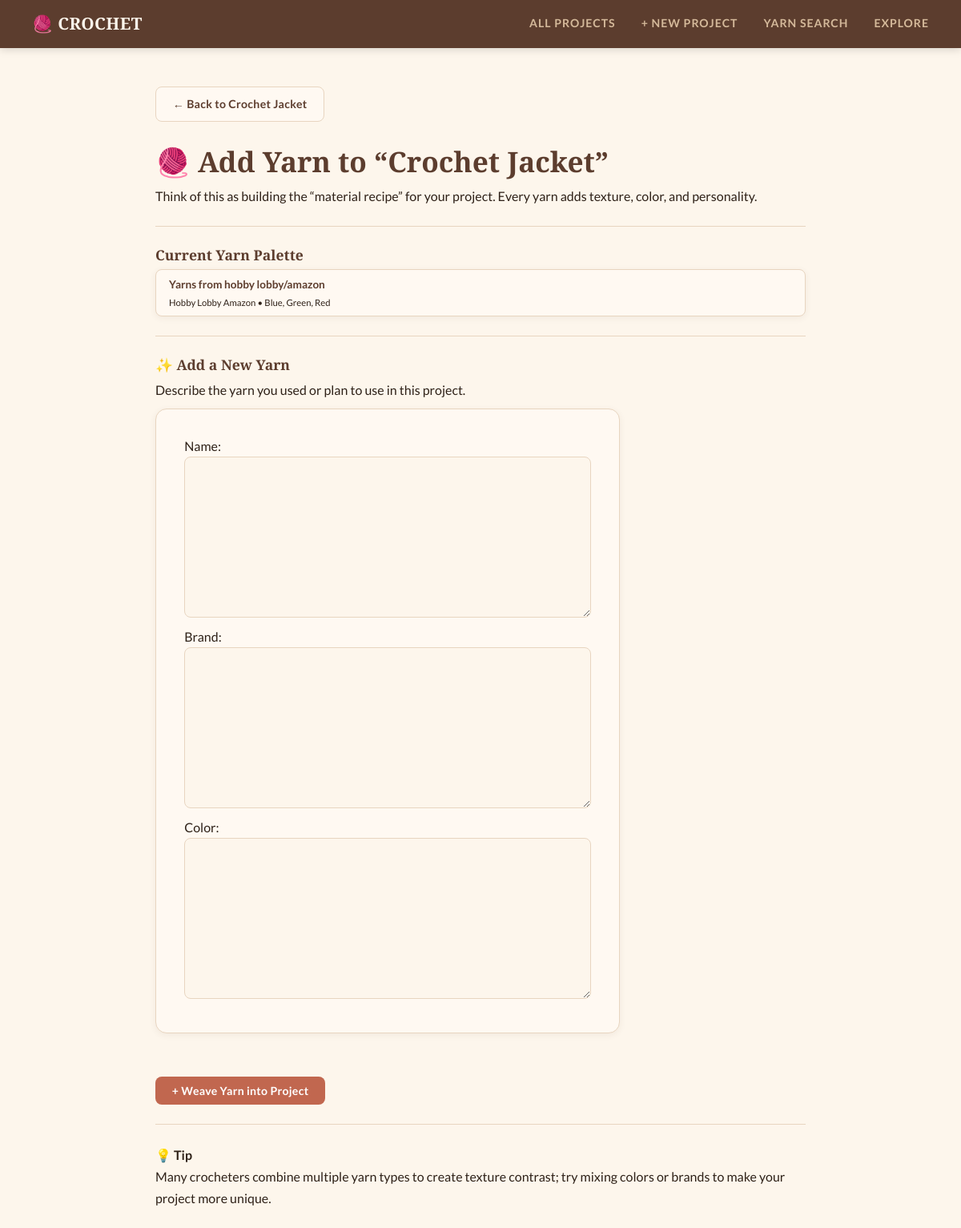
/crochet/project/3/yarn/, run on an earlier commit of the app's database.
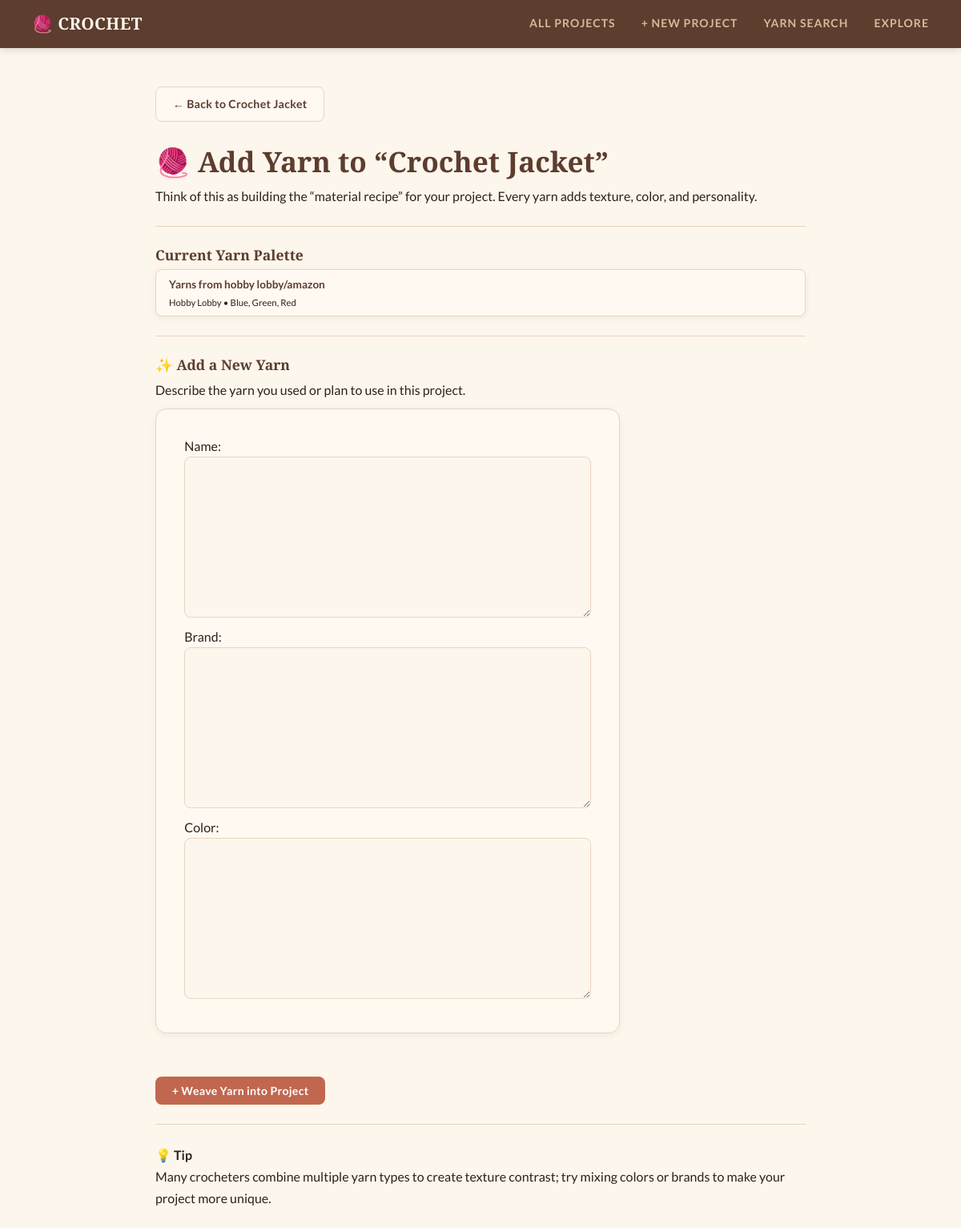
And on a later commit of the database.
### crochet/models.py (models this page shows, shortened)
class Yarn(models.Model):
    project = models.ForeignKey(Project, on_delete=models.CASCADE)
    name = models.TextField(blank=False)
    brand = models.TextField(blank=False)
    color = models.TextField(blank=False)

### crochet/views.py (the view, shortened to what this page needs)
# urls.py: path('project/<int:pk>/yarn/', views.AddYarnView.as_view(), name='add-yarn'),
class AddYarnView(CreateView):
    model = Yarn
    template_name = 'crochet/add_yarn.html'
    fields = ['name', 'brand', 'color']
    def get_context_data(self, **kwargs):
        context = super().get_context_data(**kwargs)
        context['project'] = get_object_or_404(Project, pk=self.kwargs['pk'])
        return context

### crochet/templates/crochet/add_yarn.html (shortened to what this page needs)
{% extends 'crochet/base.html' %}
{% block content %}
<a href="{% url 'project-detail' project.pk %}" class="btn btn-secondary">
    ← Back to {{ project.title }}
</a>
<br><br>
<div class="yarn-header">
    <h1>🧶 Add Yarn to “{{ project.title }}”</h1>
    <p class="subtitle">
        Think of this as building the “material recipe” for your project.
        Every yarn adds texture, color, and personality.
    </p>
</div>
<hr>
<div class="project-preview">
    <h3>Current Yarn Palette</h3>
    {% if project.yarn_set.all %}
        <div class="yarn-preview-grid">
            {% for yarn in project.yarn_set.all %}
                <div class="yarn-chip">
                    <strong>{{ yarn.name }}</strong><br>
                    <small>{{ yarn.brand }} • {{ yarn.color }}</small>
                </div>
            {% endfor %}
        </div>
    {% else %}
        <p class="empty">No yarn added yet — this project is waiting for its first thread ✨</p>
    {% endif %}
</div>
<hr>
<div class="add-yarn-section">
    <h3>✨ Add a New Yarn</h3>
    <p>Describe the yarn you used or plan to use in this project.</p>
    <form method="POST" class="yarn-form">
        <div class="form-card">
            {{ form.as_p }}
        </div>
<br><br>
        <button type="submit" class="btn btn-primary">
            + Weave Yarn into Project
        </button>
    </form>
</div>
<hr>
<div class="yarn-tips">
    <h4>💡 Tip</h4>
    <p>
        Many crocheters combine multiple yarn types to create texture contrast;
        try mixing colors or brands to make your project more unique.
    </p>
</div>
{% endblock %}

What changed in the data, as far as the page shows it:
changed Yarn "Yarns from hobby lobby/amazon": brand "Hobby Lobby Amazon" → "Hobby Lobby"
